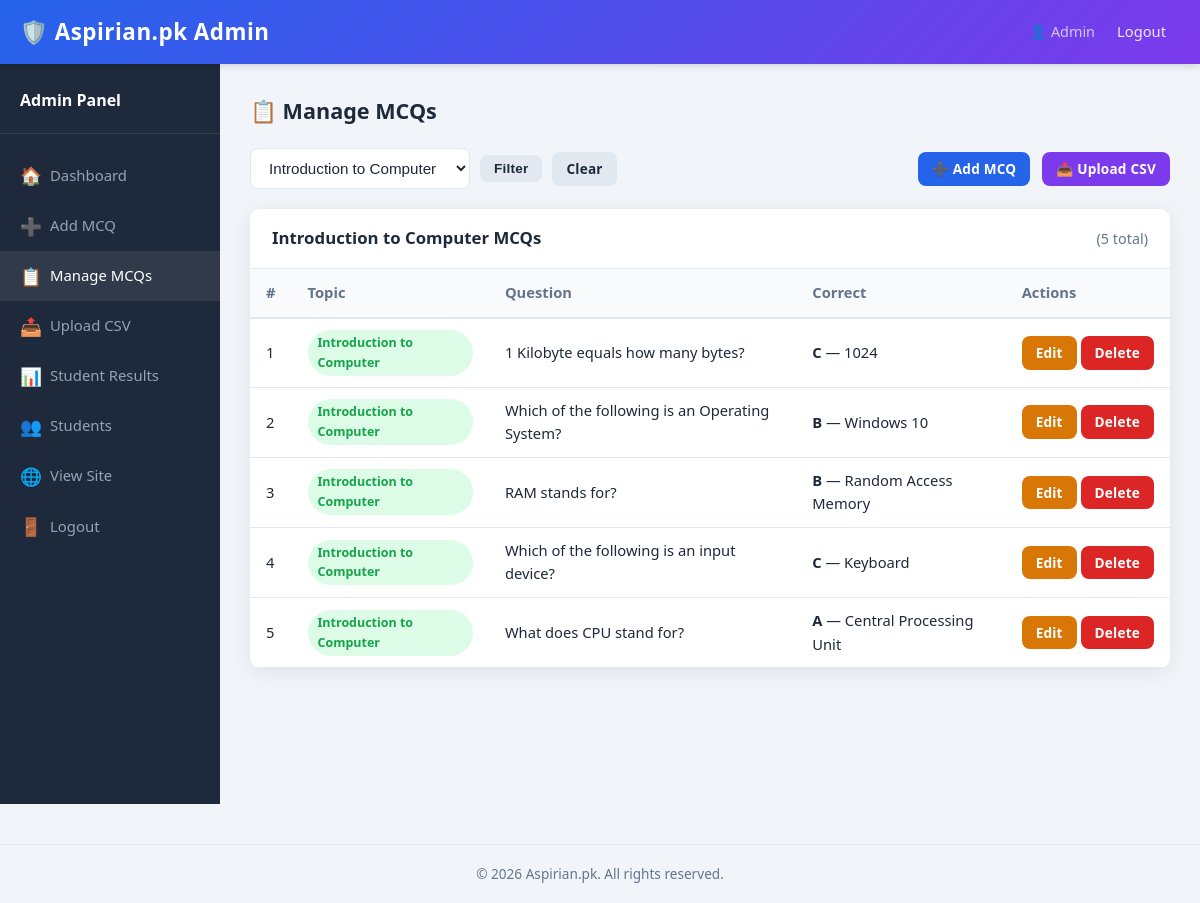
Screenshot of /admin/mcqs.php?topic=Introduction+to+Computer (signed in) with the database file from the repository.
### tables this page shows
CREATE TABLE IF NOT EXISTS mcqs (
    id              INT(11)       NOT NULL AUTO_INCREMENT,
    topic           VARCHAR(100)  NOT NULL,
    question        TEXT          NOT NULL,
    option_a        VARCHAR(255)  NOT NULL,
    option_b        VARCHAR(255)  NOT NULL,
    option_c        VARCHAR(255)  NOT NULL,
    option_d        VARCHAR(255)  NOT NULL,
    correct_option  ENUM('a','b','c','d') NOT NULL,
    created_at      TIMESTAMP     NOT NULL DEFAULT CURRENT_TIMESTAMP,
    PRIMARY KEY (id),
    INDEX idx_topic (topic)
);

### functions.php (called while the page is built, shortened)
<?php
require_once __DIR__ . '/config.php';
function e(string $str): string {
    return htmlspecialchars($str, ENT_QUOTES | ENT_HTML5, 'UTF-8');
}
function fetchOne(string $sql, string $types = '', ...$params): ?array {
    global $conn;
    $stmt = $conn->prepare($sql);
    if ($types && $params) {
        $stmt->bind_param($types, ...$params);
    }
    $stmt->execute();
    $result = $stmt->get_result();
    $row    = $result->fetch_assoc();
    return $row ?: null;
}
function fetchAll(string $sql, string $types = '', ...$params): array {
    global $conn;
    $stmt = $conn->prepare($sql);
    if ($types && $params) {
        $stmt->bind_param($types, ...$params);
    }
    $stmt->execute();
    $result = $stmt->get_result();
    $rows   = $result->fetch_all(MYSQLI_ASSOC);
    return $rows;
}

### admin/mcqs.php (the view, shortened to what this page needs)
<?php
require_once __DIR__ . '/../functions.php';
$filterTopic = trim($_GET['topic'] ?? '');
$page        = max(1, (int)($_GET['page'] ?? 1));
$perPage     = 15;
$offset      = ($page - 1) * $perPage;
if ($filterTopic) {
    $totalRows = fetchOne('SELECT COUNT(*) AS c FROM mcqs WHERE topic = ?', 's', $filterTopic)['c'] ?? 0;
} else {
    $totalRows = fetchOne('SELECT COUNT(*) AS c FROM mcqs')['c'] ?? 0;
}
if ($filterTopic) {
    $mcqs = fetchAll(
        'SELECT * FROM mcqs WHERE topic = ? ORDER BY id DESC LIMIT ? OFFSET ?',
        'sii', $filterTopic, $perPage, $offset
    );
} else {
    $mcqs = fetchAll(
        'SELECT * FROM mcqs ORDER BY id DESC LIMIT ? OFFSET ?',
        'ii', $perPage, $offset
    );
}
include '_header.php';
?>
<div style="display:flex; align-items:center; gap:12px; margin-bottom:20px; flex-wrap:wrap;">
    <form method="GET" style="display:flex; gap:10px; align-items:center; flex-wrap:wrap;">
        <select name="topic" class="form-control" style="width:220px;" onchange="this.form.submit()">
            <?php foreach (TOPICS as $t): ?>
                <option value="<?= e($t) ?>" <?= ($filterTopic === $t) ? 'selected' : '' ?>>
                    <?= e($t) ?>
                </option>
            <?php endforeach; ?>
        </select>
        <button type="submit" class="btn btn-light btn-sm">Filter</button>
        <?php if ($filterTopic): ?>
            <a href="mcqs.php" class="btn btn-light btn-sm">Clear</a>
        <?php endif; ?>
    </form>
    <a href="add_mcq.php" class="btn btn-primary btn-sm" style="margin-left:auto;">
        ➕ Add MCQ
    </a>
    <a href="upload_csv.php" class="btn btn-secondary btn-sm">📤 Upload CSV</a>
</div>
<div class="card">
    <div class="card-header">
        <?= $filterTopic ? e($filterTopic) . ' MCQs' : 'All MCQs' ?>
        <span style="font-weight:400; color:#64748b; font-size:.9rem;">
            (<?= $totalRows ?> total)
        </span>
    </div>
    <div class="card-body" style="padding:0;">
        <div class="table-responsive">
            <table>
                <thead>
                    <tr>
                        <th>#</th>
                        <th>Topic</th>
                        <th>Question</th>
                        <th>Correct</th>
                        <th>Actions</th>
                    </tr>
                </thead>
                <tbody>
                    <?php if (empty($mcqs)): ?>
                        <tr>
                            <td colspan="5" style="text-align:center; color:#94a3b8; padding:30px;">
                                No MCQs found.
                                <a href="add_mcq.php">Add one now</a>.
                            </td>
                        </tr>
                    <?php else: ?>
                        <?php foreach ($mcqs as $i => $mcq): ?>
                            <tr>
                                <td><?= $offset + $i + 1 ?></td>
                                <td>
                                    <span class="badge badge-success" style="font-size:.78rem;">
                                        <?= e($mcq['topic']) ?>
                                    </span>
                                </td>
                                <td style="max-width:380px;">
                                    <span title="<?= e($mcq['question']) ?>">
                                        <?= e(mb_strimwidth($mcq['question'], 0, 80, '…')) ?>
                                    </span>
                                </td>
                                <td>
                                    <strong style="text-transform:uppercase;">
                                        <?= e($mcq['correct_option']) ?>
                                    </strong>
                                    — <?= e($mcq['option_' . $mcq['correct_option']]) ?>
                                </td>
                                <td style="white-space:nowrap;">
                                    <a href="edit_mcq.php?id=<?= (int)$mcq['id'] ?>"
                                       class="btn btn-warning btn-sm">Edit</a>
                                    <a href="delete_mcq.php?id=<?= (int)$mcq['id'] ?><?= $filterTopic ? '&topic='.urlencode($filterTopic) : '' ?>"
                                       class="btn btn-danger btn-sm"
                                       onclick="return confirm('Delete this MCQ?');">Delete</a>
                                </td>
                            </tr>
                        <?php endforeach; ?>
                    <?php endif; ?>
                </tbody>
            </table>
        </div>
    </div>
</div>
<?php include '_footer.php'; ?>

### assets/css/style.css (style rules this page uses)
*, *::before, *::after { box-sizing: border-box; margin: 0; padding: 0; }
:root { --primary: #2563eb; --primary-dk: #1e40af; --secondary: #7c3aed; --success: #16a34a; --danger: #dc2626; --warning: #d97706; --bg: #f1f5f9; --card: #ffffff; --text: #1e293b; --muted: #64748b; --border: #e2e8f0; --radius: 10px; --shadow: 0 4px 20px rgba(0,0,0,.08); }
body { font-family: 'Segoe UI', Tahoma, Geneva, Verdana, sans-serif; background: var(--bg); color: var(--text); min-height: 100vh; line-height: 1.6; }
a { color: var(--primary); text-decoration: none; }
.form-control { width: 100%; padding: 10px 14px; border: 1.5px solid var(--border); border-radius: 8px; font-size: .95rem; transition: border-color .2s, box-shadow .2s; background: #fff; color: var(--text); }
select.form-control { cursor: pointer; }
.btn { display: inline-block; padding: 10px 22px; border-radius: 8px; border: none; font-size: .95rem; font-weight: 600; cursor: pointer; transition: background .2s, transform .1s, box-shadow .2s; text-align: center; letter-spacing: .2px; }
.btn-primary { background: var(--primary); color: #fff; }
.btn-secondary { background: var(--secondary); color: #fff; }
.btn-danger { background: var(--danger); color: #fff; }
.btn-warning { background: var(--warning); color: #fff; }
.btn-light { background: var(--border); color: var(--text); }
.btn-sm { padding: 6px 14px; font-size: .85rem; }
.card { background: var(--card); border-radius: var(--radius); box-shadow: var(--shadow); overflow: hidden; }
.card-header { padding: 16px 22px; border-bottom: 1px solid var(--border); font-weight: 700; font-size: 1.05rem; display: flex; align-items: center; justify-content: space-between; gap: 10px; }
.card-body { padding: 22px; }
.badge { display: inline-block; padding: 3px 10px; border-radius: 50px; font-size: .78rem; font-weight: 700; }
.badge-success { background: #dcfce7; color: var(--success); }
.table-responsive { overflow-x: auto; }
table { width: 100%; border-collapse: collapse; font-size: .92rem; }
thead th { background: #f8fafc; padding: 12px 16px; text-align: left; font-weight: 700; color: var(--muted); border-bottom: 2px solid var(--border); white-space: nowrap; }
tbody tr { transition: background .15s; }
tbody td { padding: 11px 16px; border-bottom: 1px solid var(--border); vertical-align: middle; }

### rows the page displays
mcqs: topic "Introduction to Computer", i "2", question "Which of the following is an Operating System?", correct_option "B", option_b "Windows 10"
mcqs: i "1", topic "Introduction to Computer", question "1 Kilobyte equals how many bytes?", correct_option "C", option_c "1024"
mcqs: i "3", topic "Introduction to Computer", question "RAM stands for?", correct_option "B", option_b "Random Access Memory"
mcqs: i "4", topic "Introduction to Computer", question "Which of the following is an input device?", correct_option "C", option_c "Keyboard"
mcqs: i "5", topic "Introduction to Computer", question "What does CPU stand for?", correct_option "A", option_a "Central Processing Unit"

### other values shown
SITE_NAME "Aspirian.pk"
$_SESSION['name'] "Admin"
$pageTitle "📋 Manage MCQs"
$totalRows "5"
